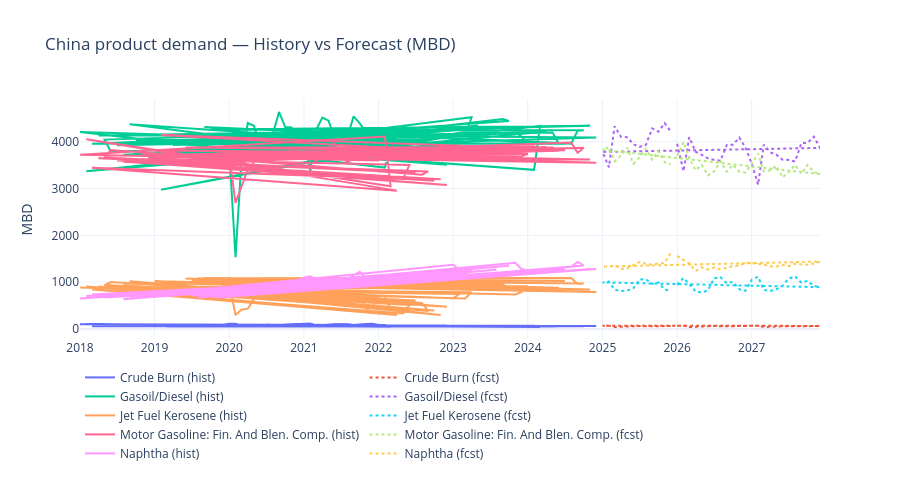
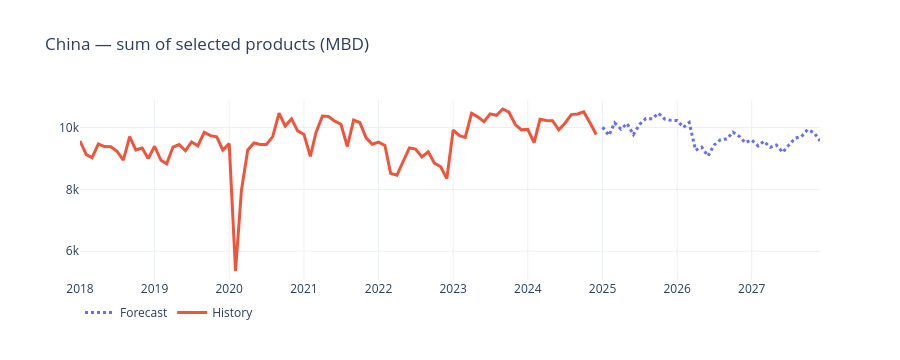

These figures' notebook cell, in order:
### Markdown cell above
## China — product demand (MBD)

Solid line = `History`, dotted = `Forecast`. Expect the colour change at 2025.

### Code cell
chn = cached_parquet(
    "fund_curiosity_china_demand",
    lambda: sf_query(
        """
        SELECT YEAR, MONTH, PRODUCT_NAME, VALUE, DATA_QUALITY_NAME
        FROM SPGICI_GLOBALOILDEMAND.MGODF.DEMAND
        WHERE COUNTRY_NAME ILIKE '%China%'
          AND YEAR BETWEEN 2018 AND 2027
          AND PRODUCT_NAME IN (
            'Gasoil/Diesel',
            'Motor Gasoline: Fin. And Blen. Comp.',
            'Jet Fuel Kerosene',
            'Naphtha',
            'Crude Burn'
          )
        """
    ),
)
chn = ym_index(chn)

fig = go.Figure()
for prod, g in chn.groupby("PRODUCT_NAME"):
    hist = g.loc[g["DATA_QUALITY_NAME"] == "History"]
    fc = g.loc[g["DATA_QUALITY_NAME"] == "Forecast"]
    if not hist.empty:
        fig.add_trace(go.Scatter(x=hist["Date"], y=hist["VALUE"], name=f"{prod} (hist)"))
    if not fc.empty:
        fig.add_trace(
            go.Scatter(
                x=fc["Date"], y=fc["VALUE"], name=f"{prod} (fcst)",
                line=dict(dash="dot"),
            )
        )
fig.update_layout(
    title="China product demand — History vs Forecast (MBD)",
    template="plotly_white", height=480, legend=dict(orientation="h"),
    yaxis_title="MBD",
)
fig.show()

tot = chn.groupby(["Date", "DATA_QUALITY_NAME"], as_index=False)["VALUE"].sum()
fig2 = go.Figure()
for q, g in tot.groupby("DATA_QUALITY_NAME"):
    fig2.add_trace(
        go.Scatter(
            x=g["Date"], y=g["VALUE"], name=str(q),
            line=dict(dash="dot" if q == "Forecast" else "solid", width=3),
        )
    )
fig2.update_layout(
    title="China — sum of selected products (MBD)",
    template="plotly_white", height=360, legend=dict(orientation="h"),
)
fig2.show()
